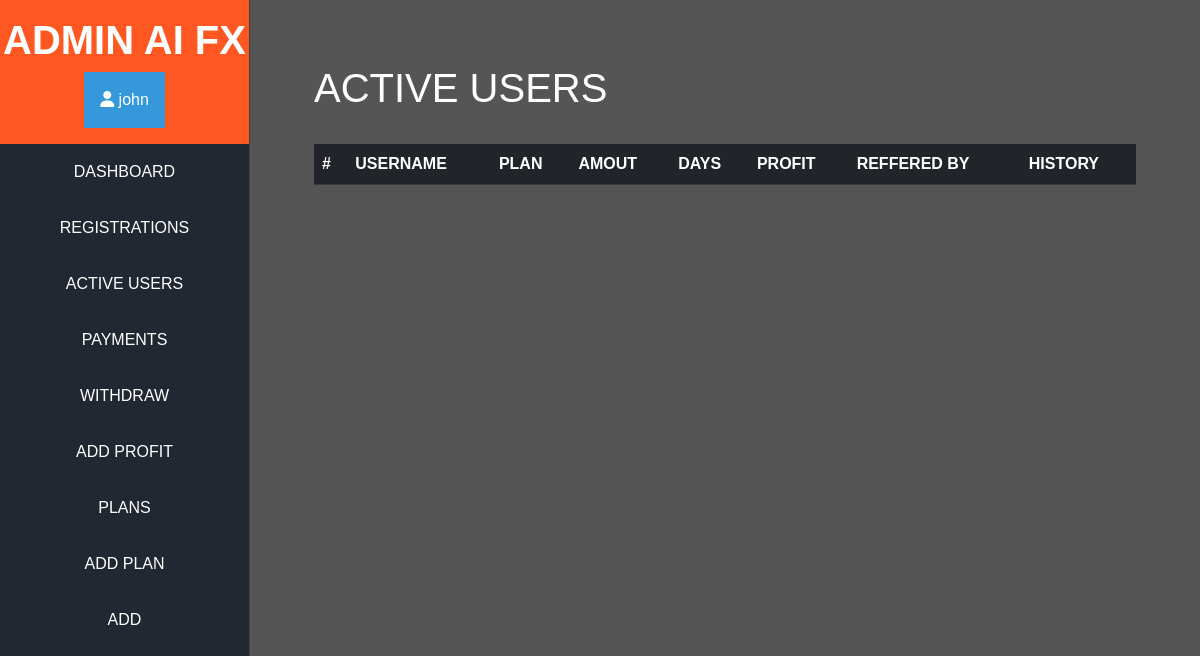
Before: /moderator/members/Inactive (signed in) with the older database file.
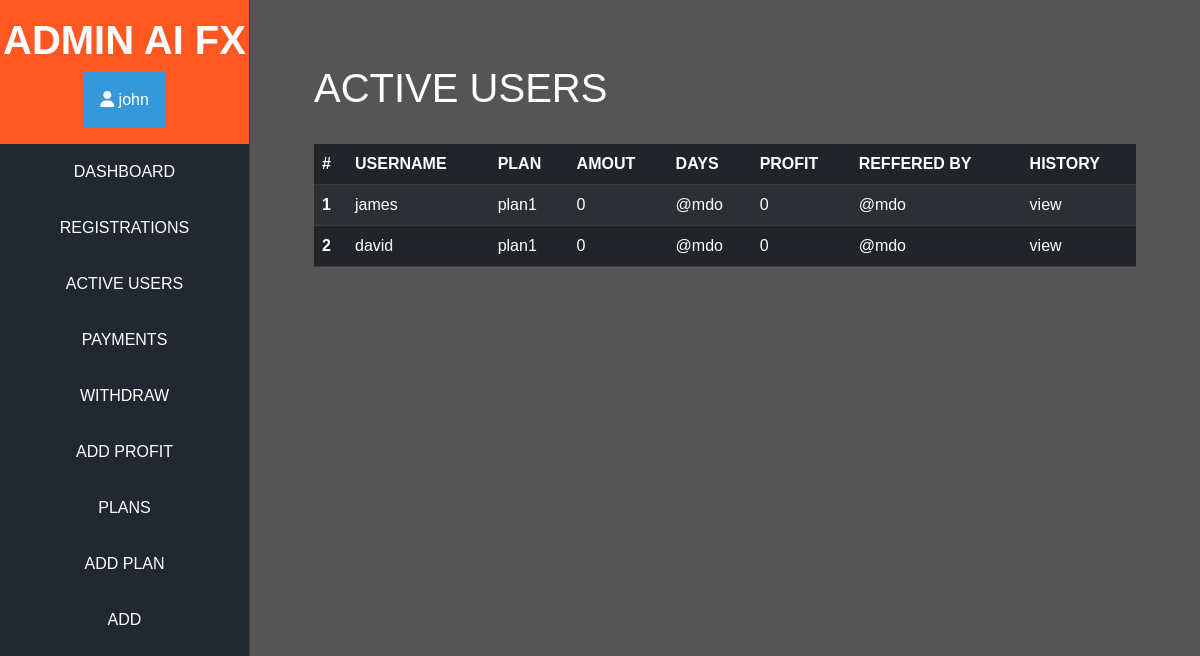
After: the same page with the newer database file.
### home/models.py (models this page shows)
class User_plan(models.Model):
    user = models.ForeignKey(User, on_delete=models.CASCADE)
    plan = models.ForeignKey(Plans, on_delete=models.CASCADE)
    invested_amount = models.CharField(max_length=100)
    user_status = models.CharField(max_length=100)
    user_profit = models.CharField(max_length=100)

class Plans(models.Model):
    plan_name = models.CharField(max_length=100)
    plan_min_price = models.CharField(max_length=100)
    plan_max_price = models.CharField(max_length=100)
    plan_min_percentage = models.CharField(max_length=100)
    plan_max_percentage = models.CharField(max_length=100)

### home/views.py (the view, shortened to what this page needs)
# urls.py: path('moderator/members/', login_required(views.ModMembers_view.as_view()), name='mod_mambers'),
class ModMembers_view(View):
    def get(self, request, **kwargs):
        if "status" in kwargs:
            context = {
                "members": models.User_plan.objects.filter(user_status=kwargs["status"]),
            }
            return render(request, 'mod/membersactive.html', context=context)

### templates/mod/membersactive.html (shortened to what this page needs)
{% extends 'mod/admbase.html' %}
{% block content%}
<div class="m-5">
<h1> ACTIVE USERS</h1>
<br>
<table class="table table-dark table-striped">
    <thead>
      <tr>
        <th scope="col">#</th>
        <th scope="col">USERNAME</th>
        <th scope="col">PLAN</th>
        <th scope="col">AMOUT</th>
        <th scope="col">DAYS</th>
        <th scope="col">PROFIT</th>
        <th scope="col">REFFERED BY</th>
        <th scope="col">HISTORY</th>
      </tr>
    </thead>
    <tbody>
      {% for member in members %}
      <tr>
        <th scope="row">{{ forloop.counter }}</th>
        <td>{{ member.user.username }}</td>
        <td>{{ member.plan.plan_name }}</td>
        <td>{{ member.invested_amount }}</td>
        <td>@mdo</td>
        <td>{{ member.user_profit }}</td>
        <td>@mdo</td>
        <a> <td> view </td></a>
      </tr>
      {% endfor %}
    </tbody>
  </table>
{% endblock %}

Changed rows visible on the page:
added User_plan: user.username "james", plan.plan_name "plan1", invested_amount "0", user_profit "0"
added User_plan: user.username "david", plan.plan_name "plan1", invested_amount "0", user_profit "0"
